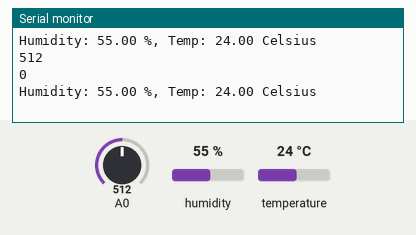
Bench run of a sketch on a simulated Arduino Uno, built with avr-gcc and run on an emulated ATmega328P. Shown: the last lines printed to the serial monitor. The inputs (shaded band) are chosen by the test bench; at power-on: humidity 55 %, A0 = 512, temperature 24 °C.

Above: at 7.8 s.
7.9 s: humidity set to 22 %
At 9.8 s:
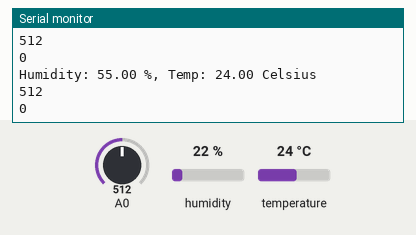
14.2 s: A0 set to 390
At 17.4 s:
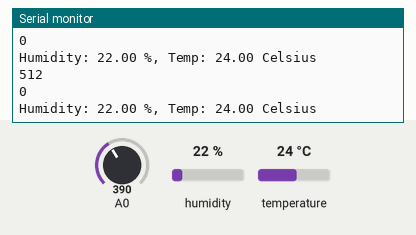
20.5 s: temperature set to 12 °C
At 22.7 s:
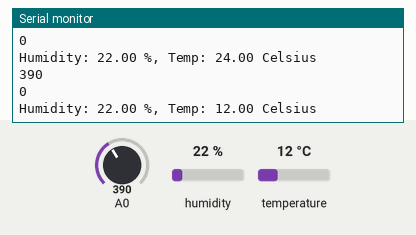
26.8 s: A0 set to 410
At 29.7 s:
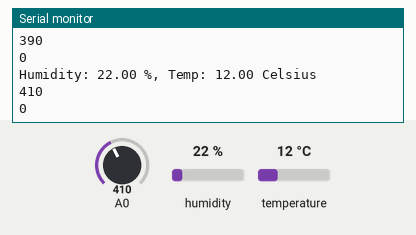
33.1 s: humidity set to 40 %
At 38.4 s:
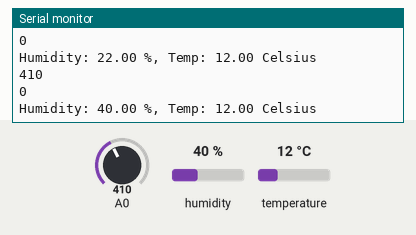
Timing chart, 0 to 39.9 s (numbered marks = the images above; inputs shaded):
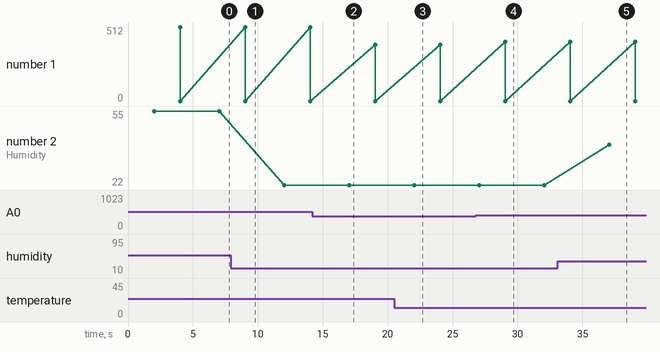

The sketch:

DHT22_MQ-135.ino
```cpp
/* How to use the DHT-22 sensor with Arduino uno
   Temperature and humidity sensor
*/

//Libraries
#include <DHT.h>;


int sensorValue;
int digitalValue;


//Constants
#define DHTPIN 2     // what pin we're connected to
#define DHTTYPE DHT22   // DHT 22  (AM2302)
DHT dht(DHTPIN, DHTTYPE); //// Initialize DHT sensor for normal 16mhz Arduino


//Variables
int chk;
float hum;  //Stores humidity value
float temp; //Stores temperature value

void setup()
{
  Serial.begin(9600);
  dht.begin();
}

void loop()
{
    delay(2000);
    //Read data and store it to variables hum and temp
    hum = dht.readHumidity();
    temp= dht.readTemperature();
    //Print temp and humidity values to serial monitor
    Serial.print("Humidity: ");
    Serial.print(hum);
    Serial.print(" %, Temp: ");
    Serial.print(temp);
    Serial.println(" Celsius");
    delay(2000); //Delay 2 sec.

    sensorValue = analogRead(0); // read analog input pin 0
    digitalValue = digitalRead(2);
    if(sensorValue>400)
    {
    digitalWrite(13, HIGH);
    }
    else
    digitalWrite(13, LOW);
    Serial.println(sensorValue, DEC); // prints the value read
    Serial.println(digitalValue, DEC);
    delay(1000); // wait 100ms for next reading
}
```

Measured:
- after the input at 20.5 s, the serial monitor: prints a new line after 1.5 s (image 3)
- after the input at 26.8 s, the serial monitor: prints a new line after 2.2 s (image 4)
- after the input at 33.1 s, the serial monitor: prints a new line after 4.0 s (image 5)
- plotted number 2: 55 → 22 after the input at 7.9 s, 22 → 40 after the input at 33.1 s
